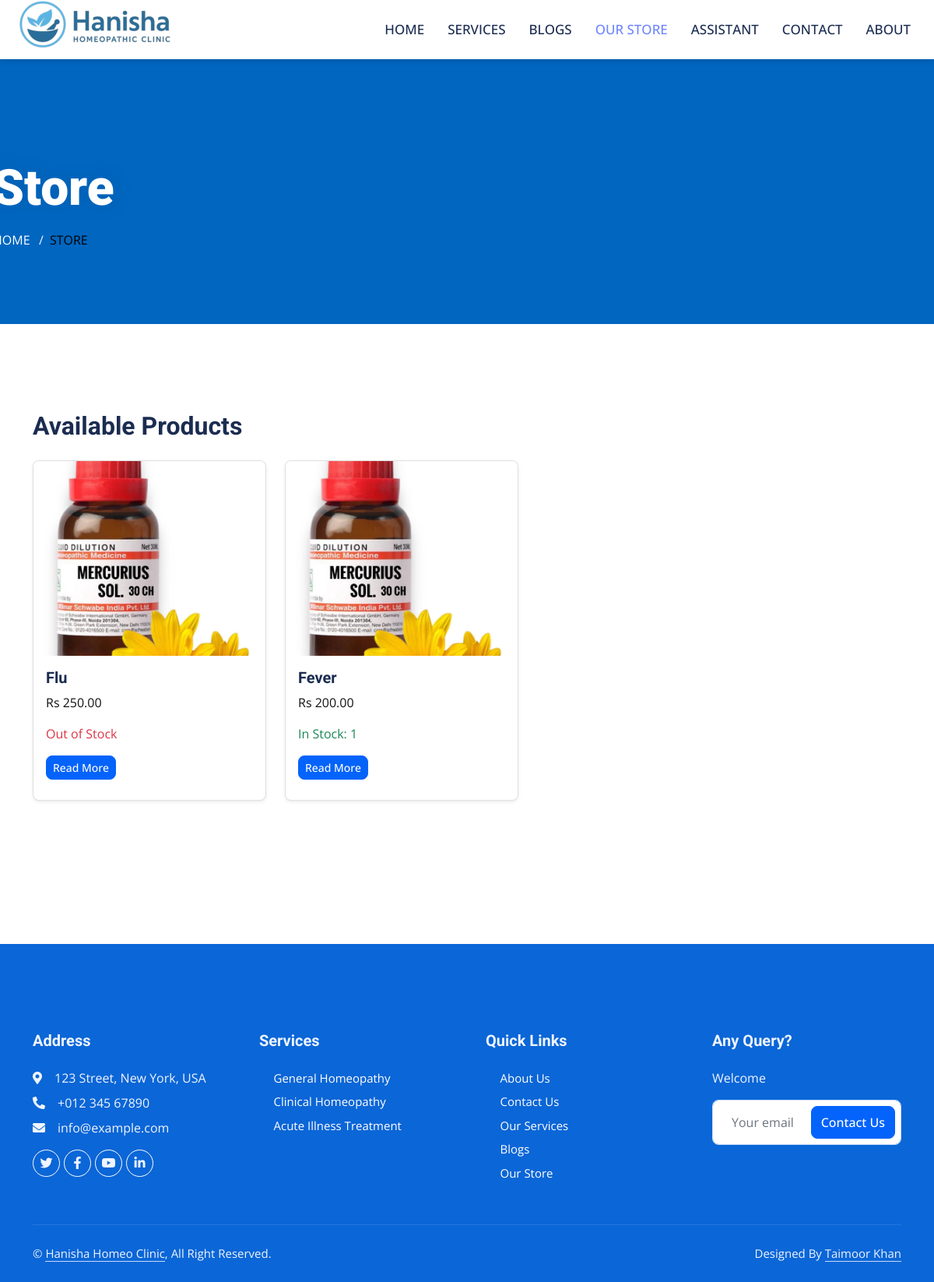
The page /store/ (signed in) on the database its author committed.
### store/models.py (models this page shows, shortened)
class Medicine(models.Model):
    name = models.CharField(max_length=200)
    price = models.DecimalField(max_digits=10, decimal_places=2)
    description = models.TextField()
    image = models.ImageField(upload_to='medicines/')
    stock = models.PositiveIntegerField(default=0)

### store/views.py (the view)
# urls.py: path('', views.store_home, name='store_home'),
def store_home(request):
    medicines = Medicine.objects.all()
    return render(request, 'store/store_home.html', {'medicines': medicines})

### templates/store/store_home.html (shortened to what this page needs)
{% extends "base/base.html" %}
{% load static %}
{% block content %}
<div class="container-fluid page-header py-5 mb-5 wow fadeIn" data-wow-delay="0.1s">
  <div class="container py-5">
    <h1 class="display-3 text-white mb-3 animated slideInDown">Store</h1>
    <nav aria-label="breadcrumb" class="animated slideInDown">
      <ol class="breadcrumb text-uppercase mb-0">
        <li class="breadcrumb-item"><a class="text-white" href="{% url 'base:home' %}">Home</a></li>
        <li class="breadcrumb-item text-primary active text-c" aria-current="page">Store</li>
      </ol>
    </nav>
  </div>
</div>
<section class="py-5">
  <div class="container">
    <h2 class="mb-4 fw-bold">Available Products</h2>
    <div class="d-flex flex-wrap">
      {% for medicine in medicines %}
        <div class="product-wrapper">
          <div class="card medicine-card shadow-sm">
            <img src="{{ medicine.image.url }}" class="card-img-top" alt="{{ medicine.name }}">
            <div class="card-body">
              <h5 class="card-title">{{ medicine.name }}</h5>
              <p class="card-text text-muted">Rs {{ medicine.price }}</p>
              {% if medicine.stock > 0 %}
                <p class="text-success fw-semibold">In Stock: {{ medicine.stock }}</p>
              {% else %}
                <p class="text-danger fw-semibold">Out of Stock</p>
              {% endif %}
              <a href="{% url 'store:medicine_detail' medicine.pk %}" class="btn btn-primary btn-sm">Read More</a>
            </div>
          </div>
        </div>
      {% empty %}
        <p class="text-muted">No medicines available at the moment.</p>
      {% endfor %}
    </div>
  </div>
</section>
{% endblock %}

### static/css/style.css (style rules this page uses)
:root { --primary: #0463FA; --light: #EFF5FF; --dark: #1B2C51; }
.fw-bold { font-weight: 700 !important; }
.btn { font-weight: 500; transition: .5s; }
.btn.btn-primary, .btn.btn-secondary { color: #FFFFFF; }
.page-header { background-color: #0066c0; background-size: cover; text-shadow: 0 0 30px rgba(0, 0, 0, .1); }
.breadcrumb-item + .breadcrumb-item::before { color: var(--light); }
body { background-color: white; }
.text-c { color: #000000 !important; }
.card-img-top { height: 250px; object-fit: cover; }
.card-body { padding: 1rem; }
.product-wrapper { width: 100%; max-width: 300px; margin-bottom: 1.5rem; }
@media (min-width: 768px) { .product-wrapper { margin-right: 1.5rem; } }

### rows shown on the page
Medicine: image (picture), name "Flu", price "250.00", stock "Out of Stock"
Medicine: image (picture), name "Fever", price "200.00", stock "1"
